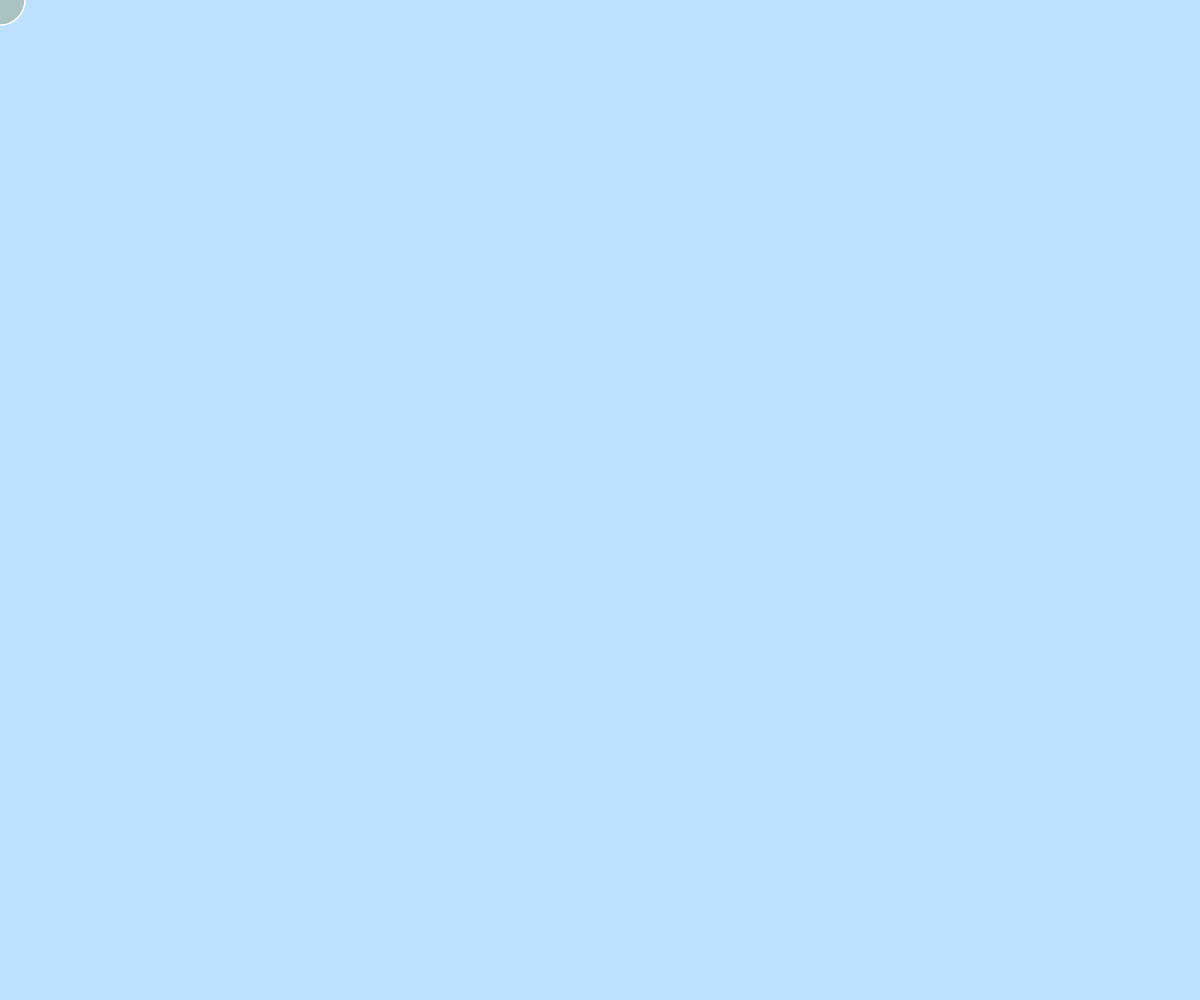
Frame 1 (no input)
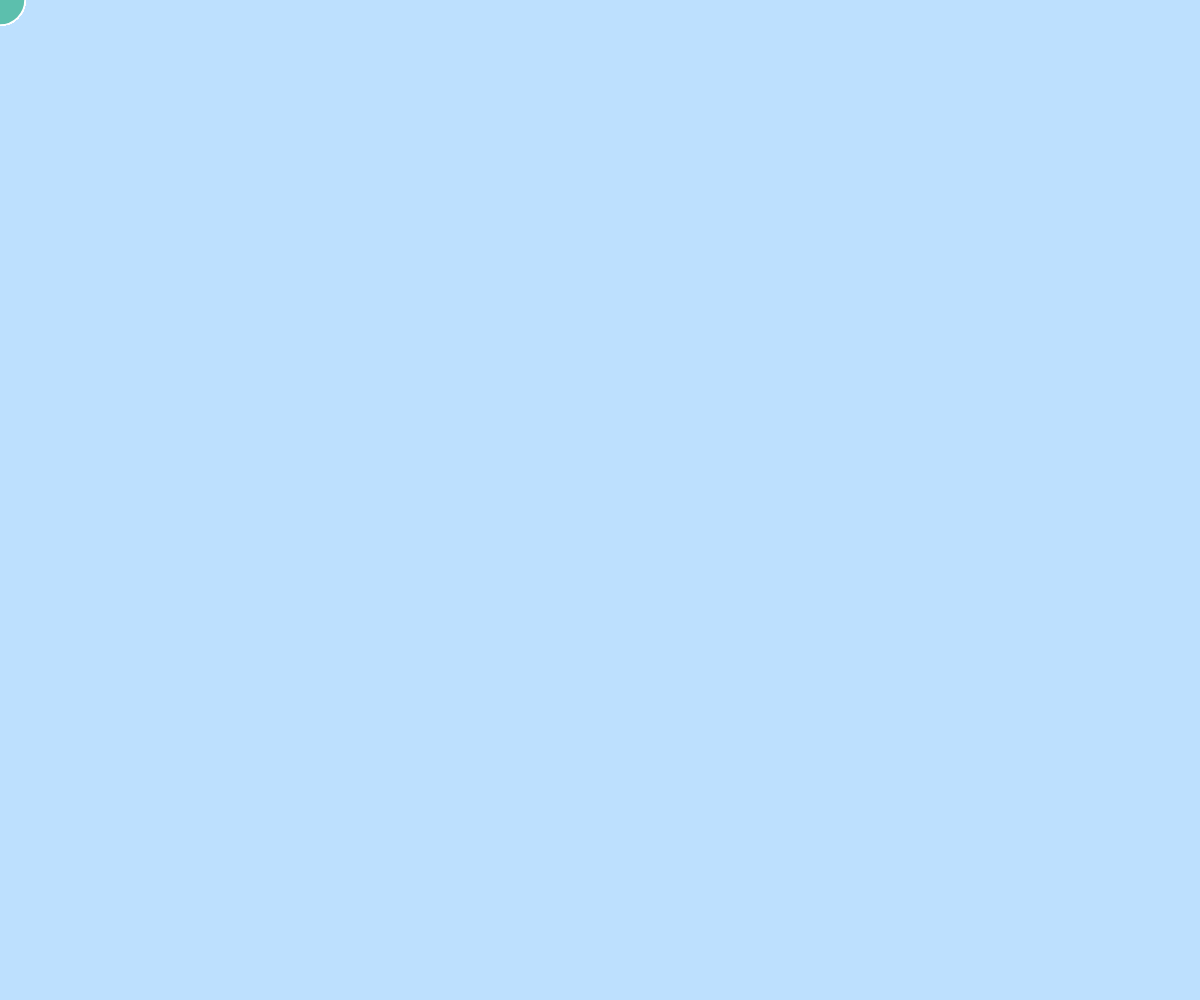
Frame 60 (no input)
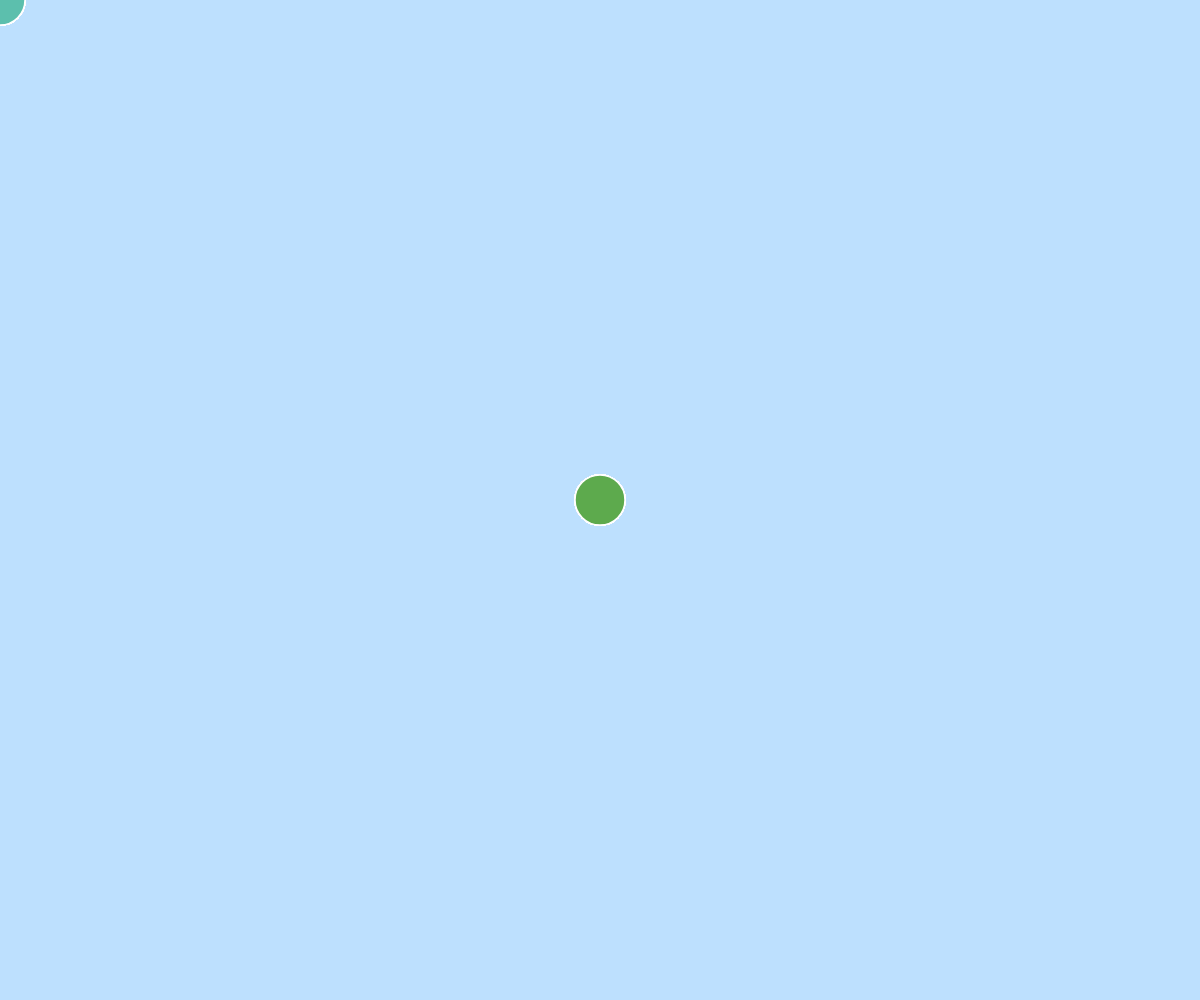
Frame 120 (the mouse pressed at the canvas centre since frame 60)

The p5.js sketch that drew these frames (run headless with seeded random() and noise() and a simulated clock; from frame 60 on, the mouse is pressed at the canvas centre):

// p5.js sketch
// ── sketch.js
let noiseOffsetX = 0;
let noiseOffsetY = 10000;

function setup() { //設定
  //產生一個寬高為整個視窗的寬高畫布
  createCanvas(windowWidth, windowHeight);//畫布大小
  background("#bde0fe"); // 設定背景顏色
}

function draw() { //畫圖
  // 設定圓的顏色隨著滑鼠移動改變
  let r = map(noise(noiseOffsetX), 0, 1, 0, 255);
  let g = map(noise(noiseOffsetY), 0, 1, 0, 255);
  let b = map(noise(noiseOffsetX + noiseOffsetY), 0, 1, 0, 255);
  fill(r, g, b); // 設定圓的顏色
  
  // 設定邊框顏色和粗細
  stroke("#ffffff"); // 設定邊框顏色為白色
  strokeWeight(1.5); // 設定邊框粗細
  
  // 繪製圓，並留下軌跡
  ellipse(mouseX, mouseY, 50, 50); // 繪製圓
  
  // 更新噪聲偏移量
  noiseOffsetX += 0.01;
  noiseOffsetY += 0.01;
}
